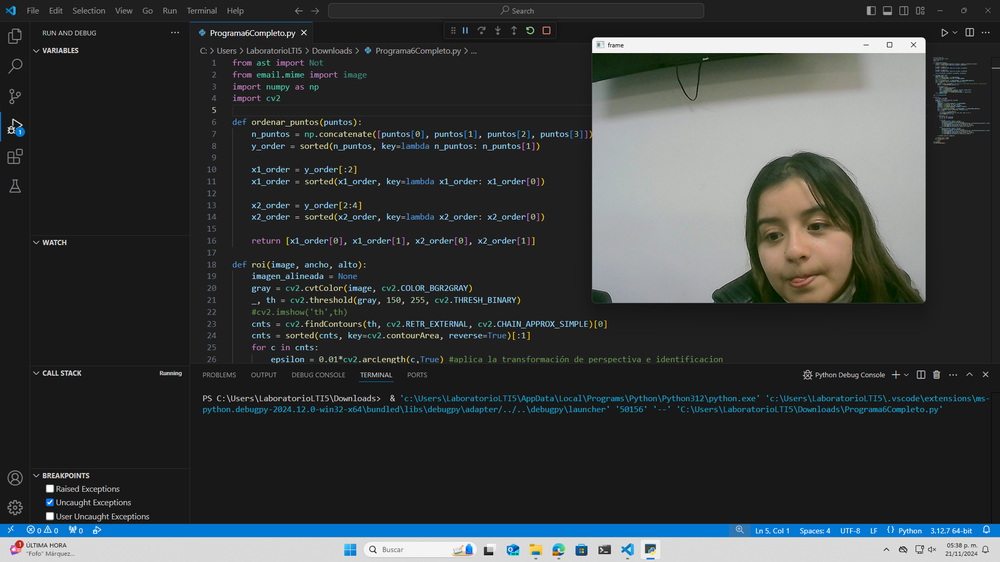
#> input picture Programas_Python/Evidencia1.png, 1000 x 562 px, shrunk from 1920 x 1080 before the run, given in place of the camera
$ python programa5.py
#> lines starting #> are read from the running program, lines starting #| are printed output that depends on the picture; after the words box and inside, x2 and y2 are one past the last pixel; in counts of white or black regions, pixels touching at a corner belong together
import cv2
import numpy as np

scala_reference = 20.0
reference_width = None

cap = cv2.VideoCapture(0)

while True:
    ret, frame = cap.read()
#> frame is the input picture: shape (562, 1000, 3); mean B, G, R 61.5, 60.6, 56.5
    if not ret:
        break

    gray = cv2.cvtColor(frame, cv2.COLOR_BGR2GRAY)
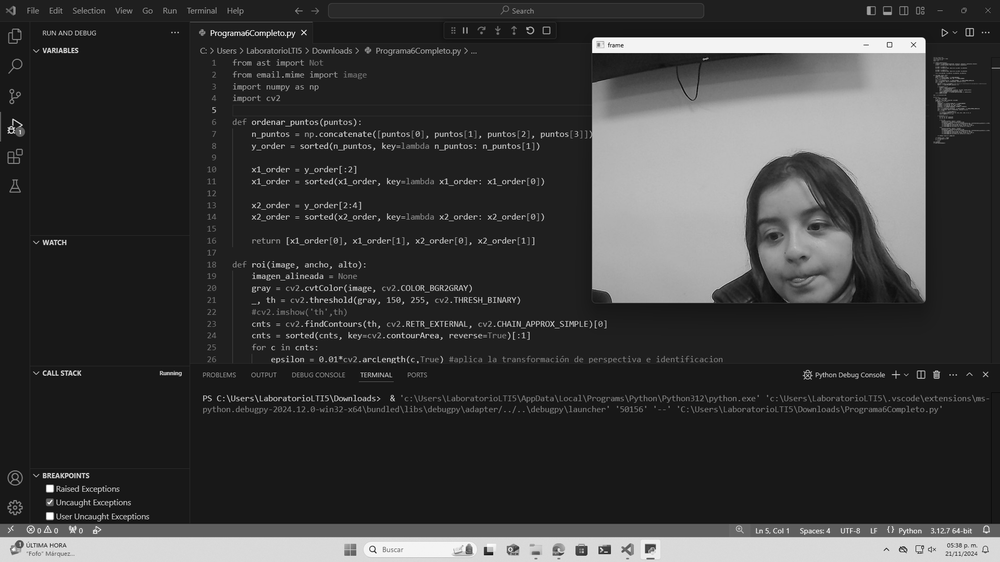
#> gray: shape (562, 1000); min 0, max 255, mean 59.5
    blurred = cv2.GaussianBlur(gray, (5, 5), 0)
    edges = cv2.Canny(blurred, 50, 150)
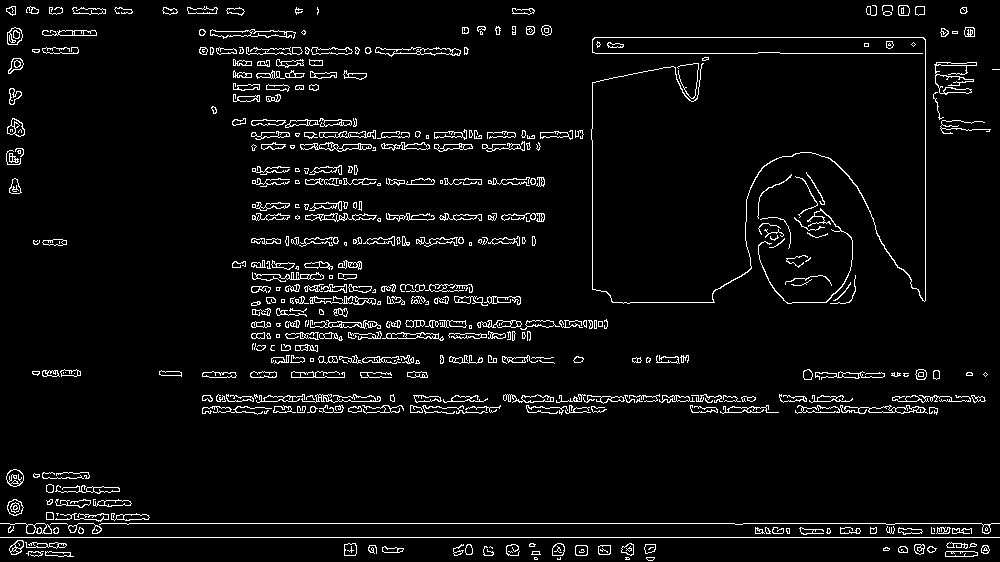
#> edges: shape (562, 1000); 4.7% white in thin lines or dots
    countours, _ = cv2.findContours(edges, cv2.RETR_EXTERNAL, cv2.CHAIN_APPROX_SIMPLE)
#> countours = 420 contours, 187 with area under 20; largest, box (x1, y1, x2, y2) and area: (210, 29, 296, 39) 376, (840, 405, 928, 414) 338, (300, 142, 372, 152) 306, (305, 213, 377, 222) 271, (934, 62, 977, 95) 244
    cv2.drawContours(frame, countours, -1, (0, 255, 0), 2)
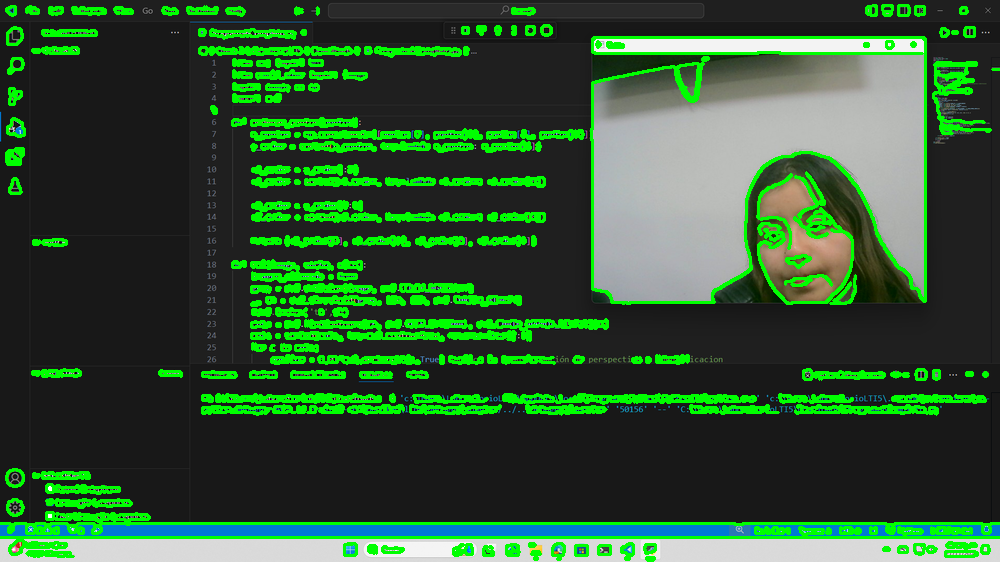
#> frame: shape (562, 1000, 3); 13.3% of pixels changed, all inside (x1, y1, x2, y2) = (0, 4, 1000, 562)
    cv2.imshow("contornos de obejetos ", frame)

    if cv2.waitKey(1) & 0xFF == ord('q'):
#> (key q is pressed here)
        break

cap.release()
cv2.destroyAllWindows()

$ run again, on Programas_Python/Evidencia2.png
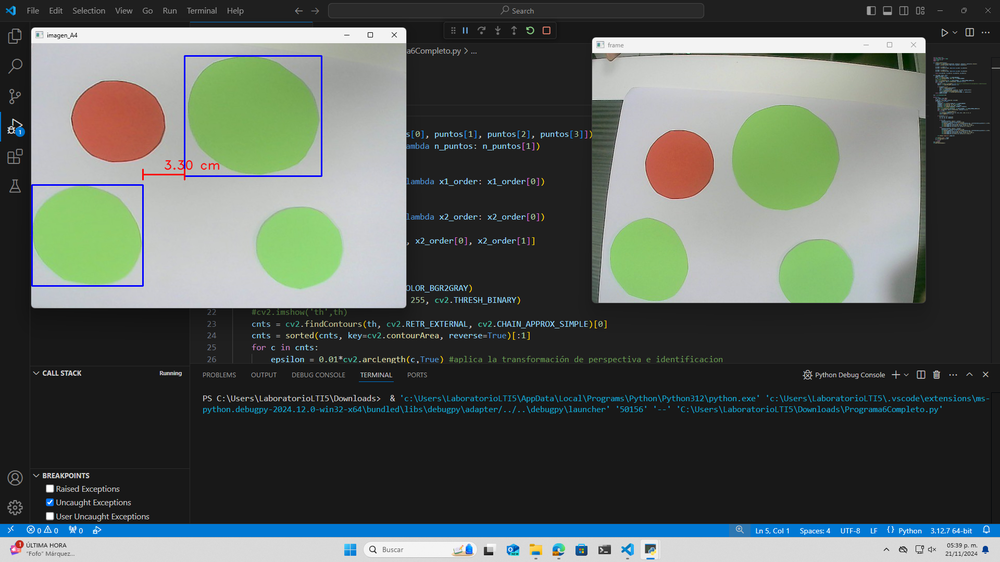
#> input picture Programas_Python/Evidencia2.png, 1000 x 562 px, shrunk from 1920 x 1080 before the run, given in place of the camera
#> frame is the input picture: shape (562, 1000, 3); mean B, G, R 89.2, 94, 86.9
#> `edges = cv2.Canny(blurred, 50, 150)`:
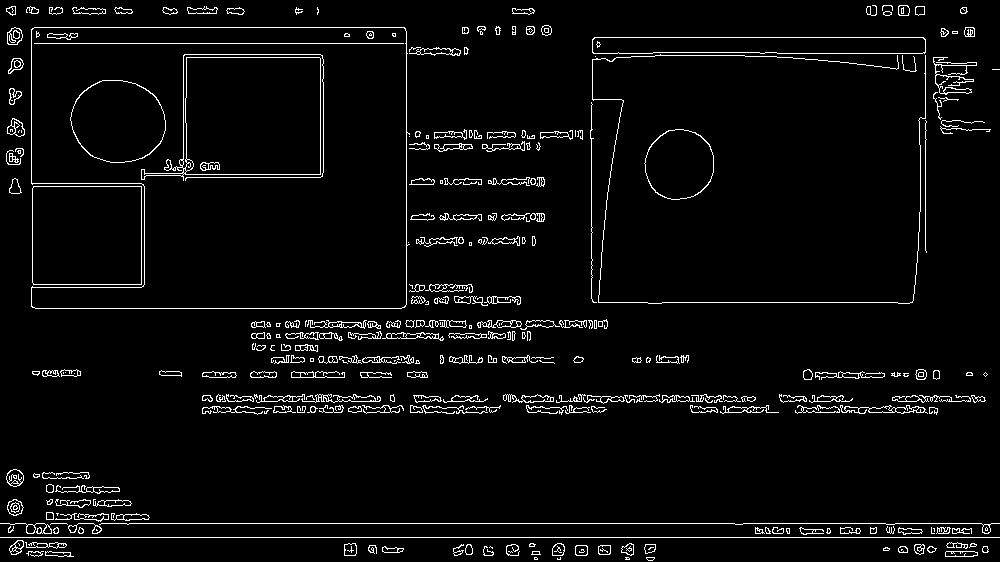
#> edges: shape (562, 1000); 4.2% white in thin lines or dots
#> countours = 292 contours, 129 with area under 20; largest, box (x1, y1, x2, y2) and area: (31, 27, 410, 309) 93619, (32, 186, 142, 285) 10679, (592, 37, 926, 54) 5202, (644, 129, 714, 200) 3818, (840, 405, 928, 414) 338
#> `cv2.drawContours(frame, countours, -1, (0, 255, 0), 2)`:
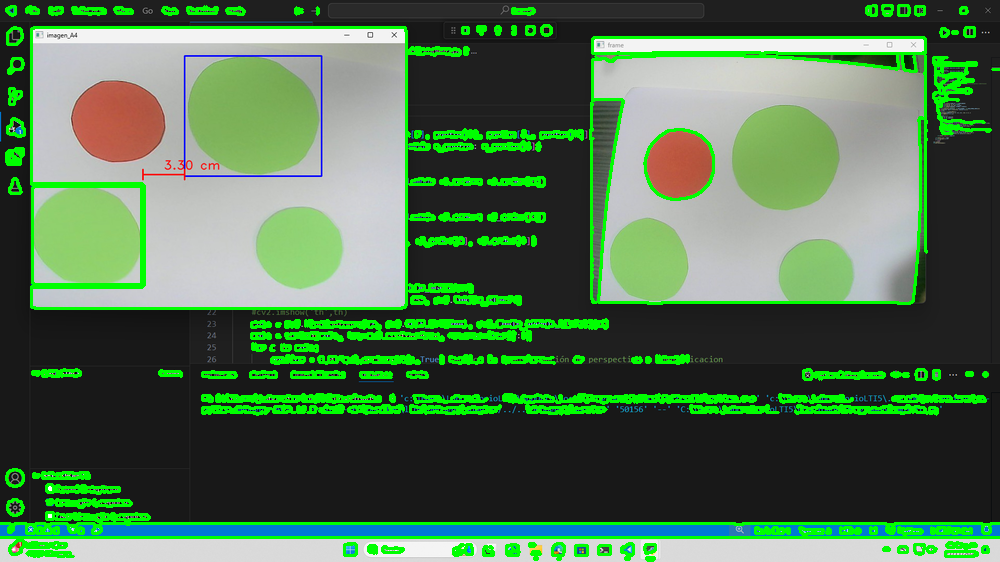
#> frame: shape (562, 1000, 3); 10.74% of pixels changed, all inside (x1, y1, x2, y2) = (0, 4, 1000, 562)

$ run again, on Programas_Python/Evidencia2_P7.png
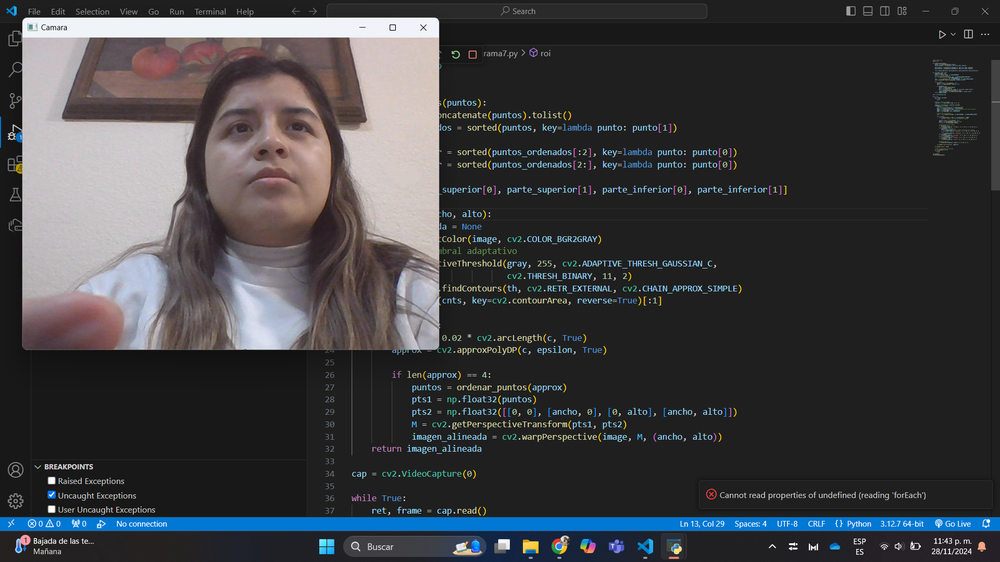
#> input picture Programas_Python/Evidencia2_P7.png, 1000 x 562 px, shrunk from 1920 x 1080 before the run, given in place of the camera
#> frame is the input picture: shape (562, 1000, 3); mean B, G, R 66.2, 63.3, 62.7
#> `edges = cv2.Canny(blurred, 50, 150)`:
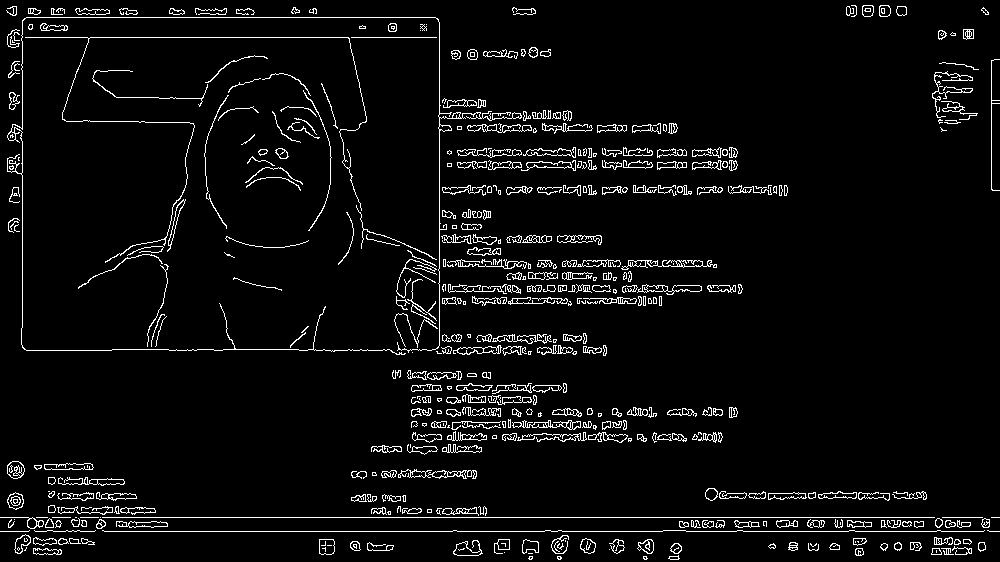
#> edges: shape (562, 1000); 4.8% white in thin lines or dots
#> countours = 452 contours, 217 with area under 20; largest, box (x1, y1, x2, y2) and area: (398, 469, 477, 479) 306, (637, 284, 702, 295) 295, (7, 17, 522, 355) 286, (512, 420, 581, 430) 255, (44, 463, 94, 470) 246
#> `cv2.drawContours(frame, countours, -1, (0, 255, 0), 2)`:
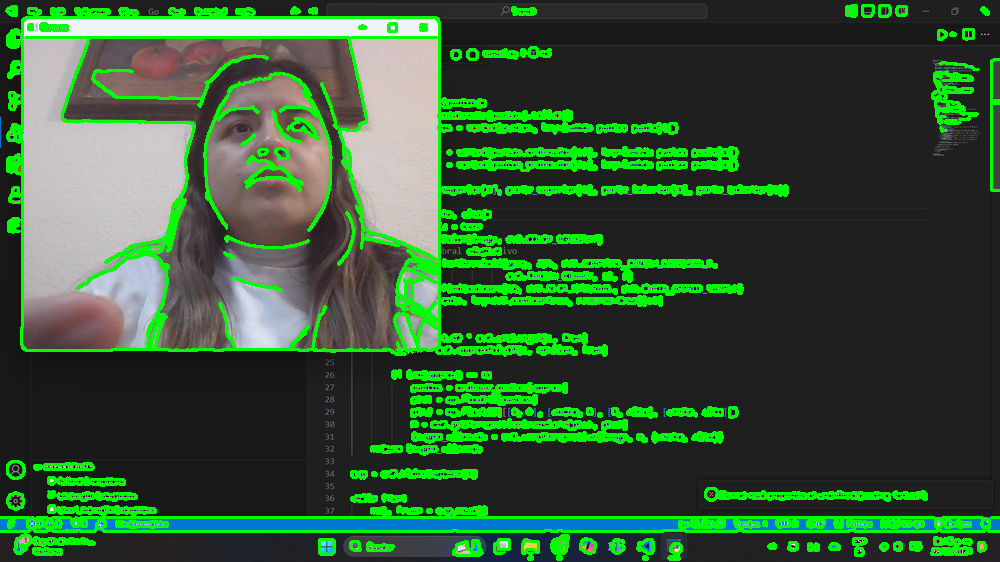
#> frame: shape (562, 1000, 3); 13.74% of pixels changed, all inside (x1, y1, x2, y2) = (0, 4, 1000, 561)

$ run again, on Programas_Python/Evidencia_P7.png
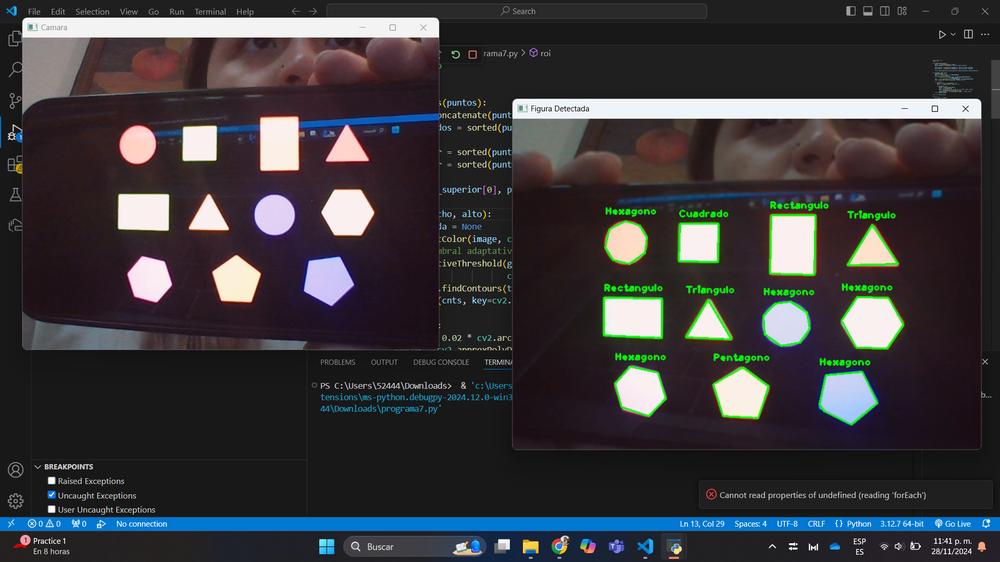
#> input picture Programas_Python/Evidencia_P7.png, 1000 x 562 px, shrunk from 1920 x 1080 before the run, given in place of the camera
#> frame is the input picture: shape (562, 1000, 3); mean B, G, R 60.1, 57, 58.5
#> `edges = cv2.Canny(blurred, 50, 150)`:
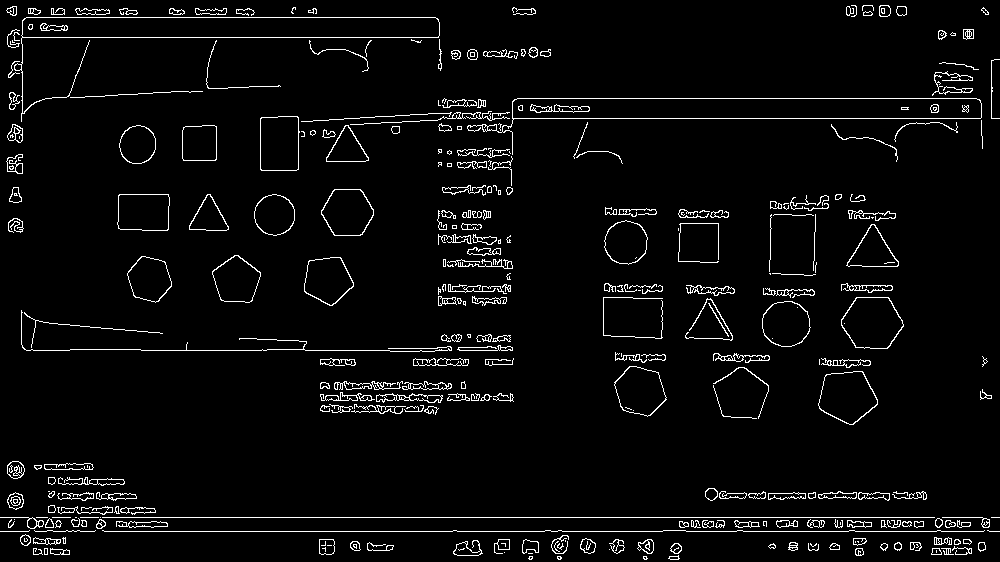
#> edges: shape (562, 1000); 4.1% white in thin lines or dots
#> countours = 308 contours, 142 with area under 20; largest, box (x1, y1, x2, y2) and area: (467, 98, 982, 155) 9454, (14, 17, 440, 122) 8390, (841, 297, 904, 349) 2434, (818, 371, 878, 425) 2254, (260, 116, 300, 171) 2034
#> `cv2.drawContours(frame, countours, -1, (0, 255, 0), 2)`:
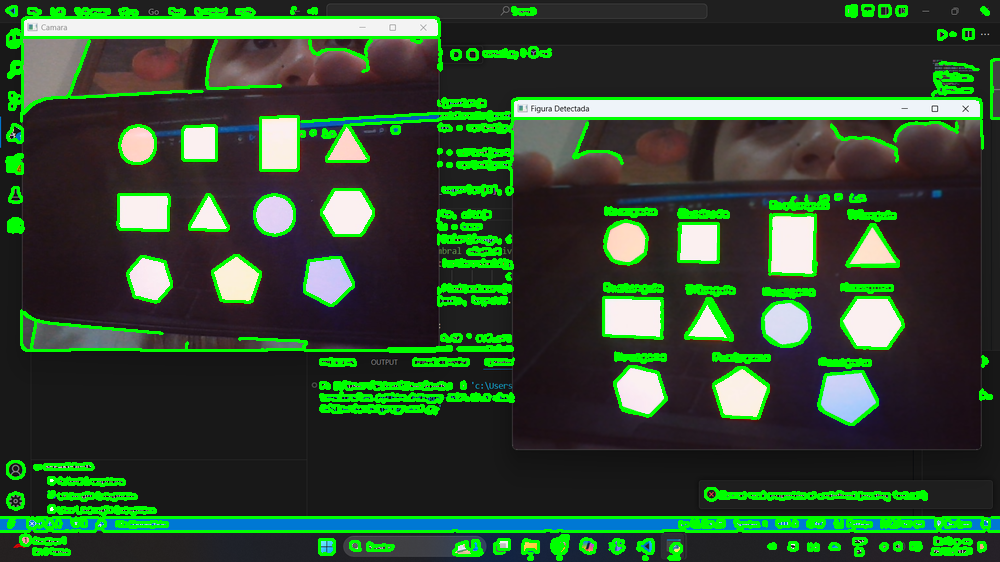
#> frame: shape (562, 1000, 3); 11.3% of pixels changed, all inside (x1, y1, x2, y2) = (0, 4, 1000, 561)
